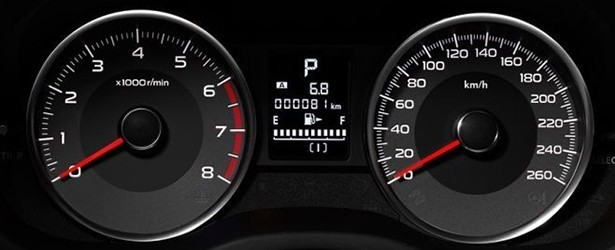
#> input picture lancette.jpg, 615 x 250 px, found by its file name
$ python test.py
#> lines starting #> are read from the running program, lines starting #| are printed output that depends on the picture
import cv2
import numpy as np

# Carica l'immagine originale e l'immagine di riferimento
img = cv2.imread('lancette.jpg', 0) # Immagine target
#> img: shape (250, 615); min 0, max 255, mean 28.1
template = cv2.imread('lancetta.jpg', 0) # Immagine di riferimento
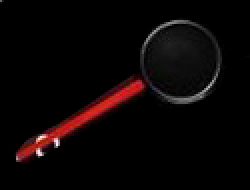
#> input picture lancetta.jpg, 125 x 95 px, found by its file name (shown 2 times larger)
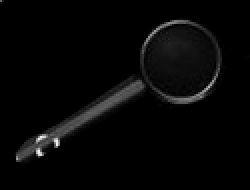
#> template: shape (95, 125) (shown 2 times larger); min 0, max 248, mean 6.6

# Genera immagini di bordi usando Canny
# edges_img = cv2.Canny(img, 50, 150)
# edges_template = cv2.Canny(template, 50, 150)

# Inizializza il detector e il matcher
orb = cv2.ORB_create(nfeatures=1500)
bf = cv2.BFMatcher(cv2.NORM_HAMMING, crossCheck=True)

# Trova i keypoints e i descrittori con ORB
kp1, des1 = orb.detectAndCompute(img, None)
#> kp1 = 1354 keypoints; strongest (x, y, size): (440, 66, 31), (431, 65, 31), (536, 77, 31), (517, 62, 31)
kp2, des2 = orb.detectAndCompute(template, None)
#> kp2 = 12 keypoints; strongest (x, y, size): (70, 43, 31), (69, 41, 31), (68, 41, 37.2), (76, 44, 31)

# Effettua il matching dei descrittori
matches = bf.match(des1, des2)
#> matches = 11 matches

# Filtra i matches (questo passaggio è opzionale e dipende dal contesto)
# matches = sorted(matches, key=lambda x: x.distance)

# Disegna i primi 10 matches
img_matches = cv2.drawMatches(img, kp1, template, kp2, matches[:10], None, flags=2)
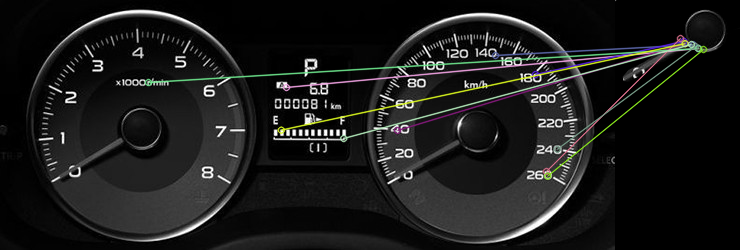
#> img_matches: shape (250, 740, 3); mean of channels 0, 1, 2 26.2, 27, 26.7; drawn as B, G, R

# Mostra l'immagine
cv2.imshow('Matches', img_matches)
cv2.waitKey(0)
cv2.destroyAllWindows()
